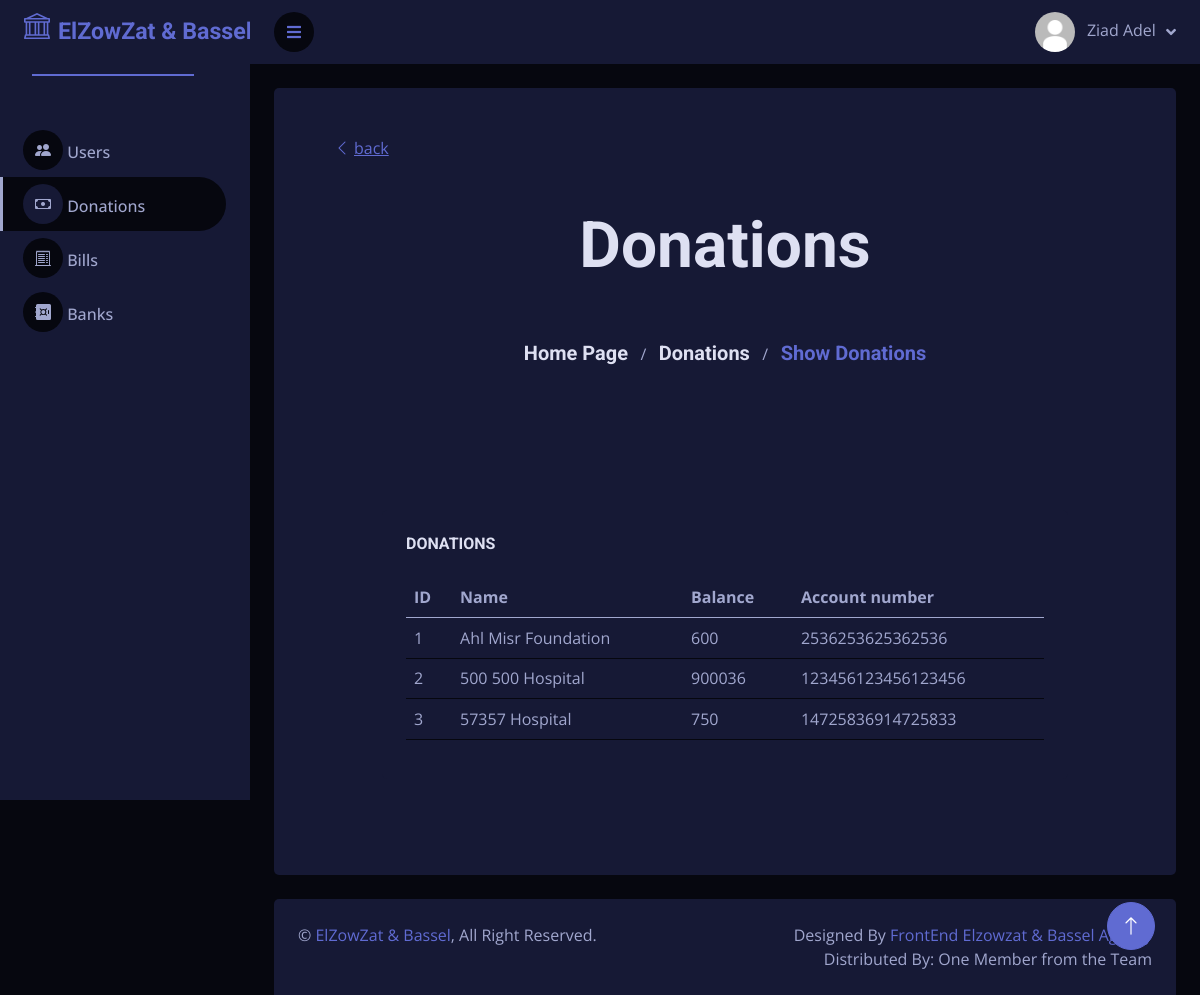
The app's page /Views/admin/show-donations.php (signed in) with its own data.
### tables this page shows
CREATE TABLE `users` (
  `id` int(11) NOT NULL,
  `name` varchar(50) NOT NULL,
  `email` varchar(70) NOT NULL,
  `password` varchar(300) NOT NULL,
  `phone_number` varchar(30) NOT NULL,
  `role` int(11) NOT NULL,
  `image_path` text NOT NULL DEFAULT '../assets/img/profile_default.jpg'
);

CREATE TABLE `donations` (
  `id` int(11) NOT NULL,
  `name` varchar(30) NOT NULL,
  `balance` double NOT NULL,
  `account_number` varchar(30) NOT NULL
);

### controllers/CRUD.php (called while the page is built, shortened)
<?php
class CRUD
{
    public static function Select($query)
    {
        $db = new DBConnection();
        $connection = $db->openConnection();
        if ($connection != false) {
            $result = $connection->query($query);
            if (!$result) {
                echo "Error : " . mysqli_error($connection);
                $db->closeConnection();
                return false;
            } else {
                return $result->fetch_all(MYSQLI_ASSOC);
            }
        } else {
            echo "Error : ";
            return false;
        }
    }
}

### Models/User.php (called while the page is built, shortened)
<?php
require_once "Person.php";
?>
<?php
$exp = "~[a-zA-Z]*Controller~";
if (preg_match($exp, pathinfo($_SERVER['PHP_SELF'], PATHINFO_FILENAME))) {
    require_once "CRUD.php";
} else {
    require_once "../../controllers/CRUD.php";
}
class User extends PERSON
{
    private $image_path;
    public function __construct($id, $name, $email, $password, $image_path, $phone_number)
    {
        $this->image_path = $image_path;
    }
    public static function constructFromDB($id)
    {
        $query = "SELECT * FROM users WHERE id = '$id'";
        $res = CRUD::Select($query)[0];
        return new User($id, $res["name"], $res["email"], $res["password"], $res["image_path"], $res["phone_number"]);
    }
    public function getImagePath()
    {
        return  $this->image_path;
    }
}
?>

### Models/Person.php (called while the page is built, shortened)
<?php
abstract class PERSON
{
    protected $name;
    public function __construct($name, $id, $email, $password)
    {
        $this->name = $name;
    }
    public function getName()
    {
        return $this->name;
    }
}
?>

### controllers/DonationController.php (called while the page is built, shortened)
<?php
require_once 'CRUD.php';
class DonationController{
        public function viewAlldonations(){
            $query = "select * from donations";
            $result = CRUD::Select($query);
            if($result){
                return $result;
            }
            else{
                echo "NO DONATIONS TO SHOW";
                return false;
            }
        }
    }

### Views/admin/show-donations.php (the view, shortened to what this page needs)
<?php require_once("../main-components/admin-header.php") ?>
<?php require_once("../main-components/admin-side-navbar.php") ?>
<?php require_once("../main-components/navbar.php") ?>
<?php require_once("../../controllers/DonationController.php"); ?>
<?php $donationcontroller = new DonationController; ?>
<div class="container-fluid pt-4 px-4">
    <div class="row bg-secondary rounded align-items-center justify-content-center mx-0 p-5">
        <div class="container back-to-previous" onclick="window.history.back()">
            <a class="text-decoration-underline"><i class="bi bi-chevron-left me-1"></i>back</a>
        </div>
        <div class="col-12 text-center header">
            <h3 class="display-3 p-5">Donations</h3>
        </div>
        <div class="col-12 text-center pb-5">
            <span id="links-tracking">
                <a href="index.php" class="h5">Home Page</a>
                &nbsp;
                /
                &nbsp;
                <a href="donations.php" class="h5">Donations</a>
                &nbsp;
                /
                &nbsp;
                <a class="h5 text-primary">Show Donations</a>
            </span>
        </div>
        <div class="container-fluid pt-5">
            <div class="row justify-content-center h-100 p-5">
                <div class="col-12">
                    <div class="bg-secondary rounded h-100 p-4">
                        <h6 class="mb-4">DONATIONS</h6>
                        <div class="table-responsive">
                            <table class="table">
                                <thead>
                                    <tr>
                                        <th scope="col">ID</th>
                                        <th scope="col">Name</th>
                                        <th scope="col">Balance</th>
                                        <th scope="col">Account number</th>
                                    </tr>
                                </thead>
                                <tbody>
                                    <?php
                                    $donation = $donationcontroller->viewAlldonations();
                                    if ($donation) {
                                        foreach ($donation as $donations) {
                                            echo "<tr>";
                                            echo "<td>" . $donations['id'] . "</td>";
                                            echo "<td>" . $donations['name'] . "</td>";
                                            echo "<td>" . $donations['balance'] . "</td>";
                                            echo "<td>" . $donations['account_number'] . "</td>";
                                            echo "<tr>";
                                        }
                                    }
                                    ?>
                                </tbody>
                            </table>
                        </div>
                    </div>
                </div>
            </div>
        </div>
    </div>
</div>
<?php require_once("../main-components/footer.php") ?>

### Views/main-components/navbar.php (shortened to what this page needs)
<?php require_once ("../../models/User.php") ?>
<?php
$active_user_id = $_SESSION['user']['id'];
$user = User::constructFromDB($active_user_id);
?>
<div class="content">
    <nav class="navbar navbar-expand bg-secondary navbar-dark sticky-top px-4 py-0">
        <a href="#" class="sidebar-toggler flex-shrink-0">
            <i class="fa fa-bars"></i>
        </a>
        <div class="navbar-nav align-items-center ms-auto">
            <div class="nav-item dropdown">
                <a href="#" class="nav-link dropdown-toggle" data-bs-toggle="dropdown">
                    <img class="rounded-circle me-lg-2" src="<?php echo $user->getImagePath() ?>" alt=""
                        style="width: 40px; height: 40px;">
                    <span class="d-none d-lg-inline-flex">
                        <?php
                        echo $user->getName();
                        ?>
                    </span>
                </a>
            </div>
        </div>
    </nav>

### Views/assets/css/style.css (style rules this page uses)
:root { --text: #dee0f2; --background: #06070f; --dark: #06070f; --primary: #a1a7ce; --secondary: #161935; --accent: #606bd2; }
.content { margin-left: 250px; min-height: 100vh; background: var(--dark); transition: 0.5s; }
@media (min-width: 992px) { .content { width: calc(100% - 250px); } }
.content .navbar .navbar-nav .nav-link { margin-left: 25px; padding: 12px 0; color: var(--light); outline: none; }
.content .navbar .sidebar-toggler, .content .navbar .navbar-nav .nav-link i { width: 40px; height: 40px; display: inline-flex; align-items: center; justify-content: center; background: var(--dark); border-radius: 40px; }
.content .navbar .dropdown-toggle::after { margin-left: 6px; vertical-align: middle; border: none; content: "\f107"; font-family: "Font Awesome 5 Free"; font-weight: 900; transition: 0.5s; }

### records on screen
users: image_path (placeholder picture), name "Ziad Adel"
donations: id "1", name "Ahl Misr Foundation", balance "600", account_number "2536253625362536"
donations: id "2", name "500 500 Hospital", balance "900036", account_number "123456123456123456"
donations: id "3", name "57357 Hospital", balance "750", account_number "14725836914725833"
